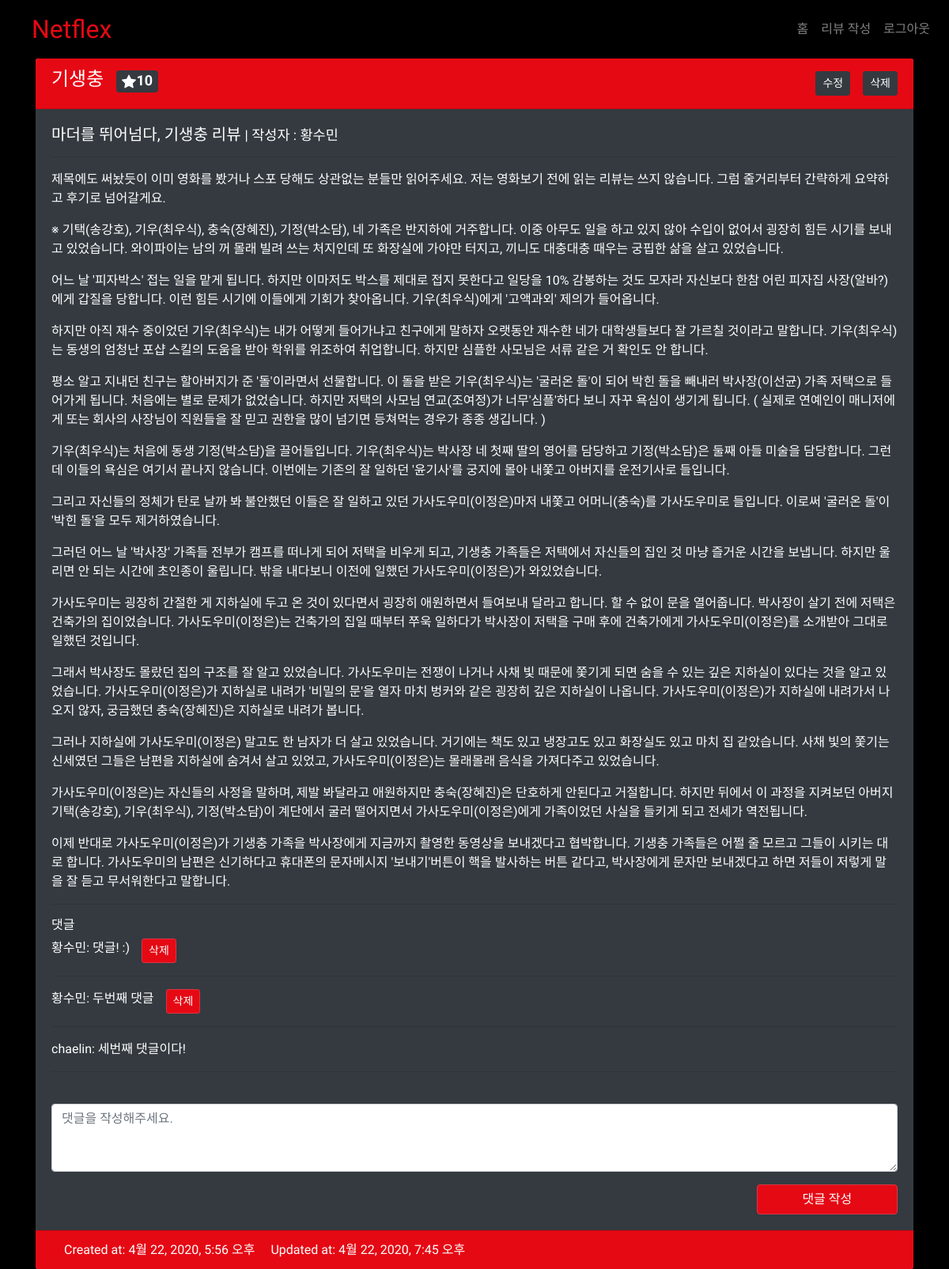
The page /community/4/ (signed in) on the database its author committed.
### community/models.py (models this page shows)
class Review(models.Model):
    user = models.ForeignKey(settings.AUTH_USER_MODEL, on_delete=models.CASCADE)
    title = models.CharField(max_length=100)
    movie_title = models.CharField(max_length=30)
    rank = models.IntegerField()
    content = models.TextField()
    created_at = models.DateTimeField(auto_now_add=True)
    updated_at = models.DateTimeField(auto_now=True)

class Comment(models.Model):
    user = models.ForeignKey(settings.AUTH_USER_MODEL, on_delete=models.CASCADE)
    review = models.ForeignKey(Review, on_delete=models.CASCADE, related_name='comments')
    content = models.CharField(max_length=200)
    created_at = models.DateTimeField(auto_now_add=True)
    updated_at = models.DateTimeField(auto_now=True)

### community/views.py (the view)
# urls.py: path('<int:review_pk>/', views.detail, name='detail'),
def detail(request, review_pk):
    review = get_object_or_404(Review, pk=review_pk)
    comment_form = CommentForm()
    context = {
        'review': review,
        'comment_form': comment_form
    }
    return render(request, 'community/review_detail.html', context)

### community/forms.py
class CommentForm(forms.ModelForm):
    content = forms.CharField(
        label='',
        widget=forms.Textarea(
            attrs={
                'placeholder': '댓글을 작성해주세요.',
                'rows': 3,
            }
            )
        )
    class Meta:
        model = Comment
        fields = ['content']

### community/templates/community/review_detail.html (shortened to what this page needs)
{% extends 'base.html' %}
{% load bootstrap4 %}
{% block content %}
  <div class="card border-0">
    <div class="card-header text-white d-flex justify-content-between align-items-center">
      <h4>{{ review.movie_title }}<span class="badge badge-dark mx-3">{{ review.rank }}</span></h4>
    {% if request.user == review.user %}
      <div class="btn-group" role="group">
        <a href="{% url 'community:update' review.pk %}"><button class="btn btn-dark mx-3 btn-sm" >수정</button></a>
        <form action="{% url 'community:delete' review.pk %}" method="POST">
          <button class="btn btn-dark btn-sm" >삭제</button>
        </form>
      </div>
    {% endif %}
    </div>
    <div class="card-body bg-dark">
      <h5 class="card-title">{{ review.title }} <small>| 작성자 : {{ review.user.username }}</small></h5>
      <hr>
      <p class="card-text">{{ review.content | linebreaks }}</p>
      <hr>
      <h6>댓글</h6>
      {% for comment in review.comments.all %}
      <div class="input-group p-auto">
        <p class="mb-0 mr-3">{{ comment.user.username }}: {{ comment.content }}</p>
        {% if request.user == comment.user %}
          <form class="form-inline" action="{% url 'community:comment_delete' review.pk comment.pk %}" method="POST" >
            <div class="input-group-append">
              <button class="btn btn-danger btn-sm">삭제</button>
            </div>
          </form>
        {% endif %}
        </div>
        <hr>
      {% endfor %}
      {% if request.user.is_authenticated %}
        <form class="" action="{% url 'community:comment_create' review.pk %}" method="POST">
          {% bootstrap_form comment_form %}
          <button type="submit" class="btn btn-danger offset-10 col-2">댓글 작성</button>
        </form>
      {% endif %}
    </div>
    <div class="card-footer">
      <p class="text-white d-inline mx-3">Created at: {{ review.created_at }}</p>
      <p class="mb-0 text-white d-inline">Updated at: {{ review.updated_at }}</p>
    </div>
  </div>
  {% endblock %}

### community/static/community/css/base.css (style rules this page uses)
body { background-color: black; color: white; font-family: 'Nanum Gothic', sans-serif; }
.card-header, .btn-danger, .card-footer { background-color: #E50914; }

### rows shown on the page
Review: movie_title "기생충", rank "10", title "마더를 뛰어넘다, 기생충 리뷰", user.username "황수민", content "제목에도 써놨듯이 이미 영화를 봤거나 스포 당해도 상관없는 분들만 읽어주세요. 저는 영화보기 전에 읽는 리뷰는 쓰지 않습니다. 그럼 줄거리부터 간략하게 요약하고 후기로 넘어갈게요. ※ 기택(송강호), 기우(최우식), 충숙(장혜진), 기정(박소담), 네 가족은 반지하에 거주합니다. 이중 아무도 일을 하고 있지 않아 수입이 없어서 굉장히 힘든 시기를 보내고 있었습니다. 와이파이는 남의 꺼 몰래 빌려 쓰는 처지인데 또 화장실에 가야만 터지고, 끼니도 대충대충 때우는 궁핍한 삶을 살고 있었습니다. 어느 날 '피자박스' 접는 일을 맡게 됩니다. 하지만 이마저도 박스를 제대로 접지 못한다고 일당을 10% 감봉하는 것도 모자라 자신보다 한참 어린 피자집 사장(알바?)에게 갑질을 당합니다. 이런 힘든 시기에 이들에게 기회가 찾아옵니다. 기우(최우식)에게 '고액과외' 제의가 들어옵니다. 하지만 아직 재수 중이었던 기우(최우식)는 내가 어떻게 들어가냐고 친구에게 말하자 오랫동안 재수한 네가 대학생들보다 잘 가르칠 것이라고 말합니다. 기우(최우식)는 동생의 엄청난 포샵 스킬의 도움을 받아 학위를 위조하여 취업합니다. 하지만 심플한 사모님은 서류 같은 거 확인도 안 합니다. 평소 알고 지내던 친구는 할아버지가 준 '돌'이라면서 선물합니다. 이 돌을 받은 기우(최우식)는 '굴러온 돌'이 되어 박힌 돌을 빼내러 박사장(이선균) 가족 저택으로 들어가게…", created_at "4월 22, 2020, 5:56 오후", updated_at "4월 22, 2020, 7:45 오후"
Comment: user.username "황수민", content "댓글! :)", shows "삭제"
Comment: user.username "황수민", content "두번째 댓글", shows "삭제"
Comment: user.username "chaelin", content "세번째 댓글이다!"
